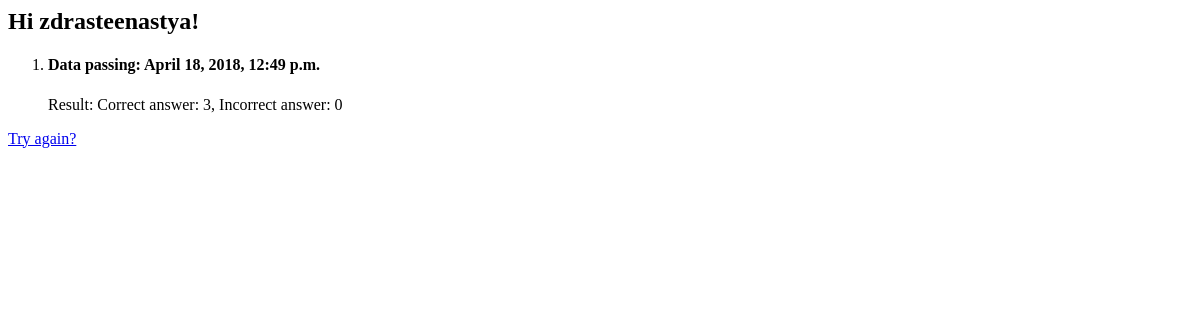
Page /polls/history/ (signed in) on the earlier database version.
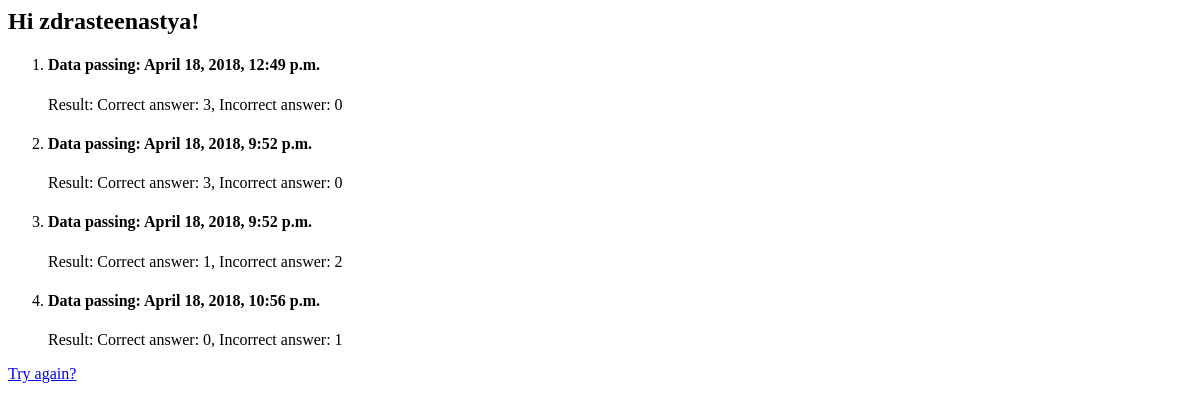
Same page on the later database version.
### polls/models.py (models this page shows)
class Test(models.Model):
    user = models.ForeignKey(User, on_delete=models.CASCADE)
    number_of_correct_answer = models.IntegerField(default=0)
    number_of_incorrect_answer = models.IntegerField(default=0)
    data_passing = models.DateTimeField('date published')

### polls/views.py (the view)
def history(request):
    h = get_object_or_404(User, pk=request.user.pk)
    return render(request, 'polls/history.html', {'h': h})

### polls/templates/polls/history.html
<h2> Hi {{user.username}}! </h2>
<ol>
    {% for test in h.test_set.all %}
    <li>
        <h4>Data passing: {{test.data_passing}}</h4>
        <p>Result: Correct answer: {{test.number_of_correct_answer}}, Incorrect answer:
            {{test.number_of_incorrect_answer}}
    </li>
    {% endfor %}
</ol>
<p><a href="/polls/loggedin">Try again?</a></p>

Differences in the rows shown:
added Test: data_passing "April 18, 2018, 9:52 p.m.", number_of_correct_answer "3", number_of_incorrect_answer "0"
added Test: data_passing "April 18, 2018, 9:52 p.m.", number_of_correct_answer "1", number_of_incorrect_answer "2"
added Test: data_passing "April 18, 2018, 10:56 p.m.", number_of_correct_answer "0", number_of_incorrect_answer "1"
